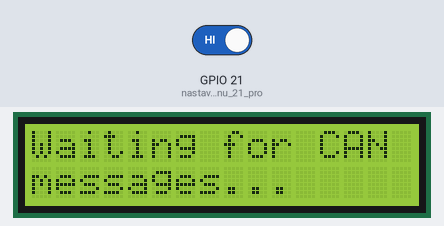
The sketch below on a simulated ESP32. Parts: 16×2 character LCD. The test bench sets the inputs (shaded band); at power-on: GPIO 21 (nastavení_pinu_21_pro) HIGH. What the sketch prints to the serial monitor is not drawn.

Above: at 1.2 s.
1.3 s: GPIO 21 (nastavení_pinu_21_pro) driven LOW
At 2.3 s:
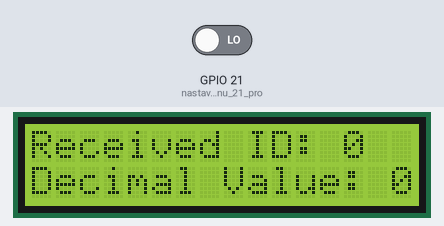
4.3 s: GPIO 21 (nastavení_pinu_21_pro) driven HIGH
At 5.1 s:
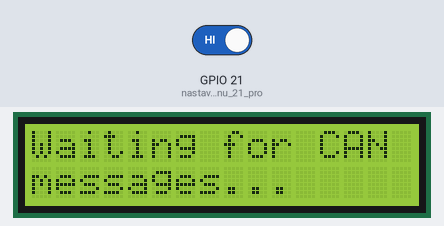
7.3 s: GPIO 21 (nastavení_pinu_21_pro) driven LOW
At 8.3 s:
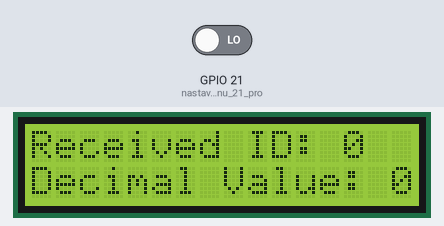
10.3 s: GPIO 21 (nastavení_pinu_21_pro) driven HIGH
At 11.1 s:
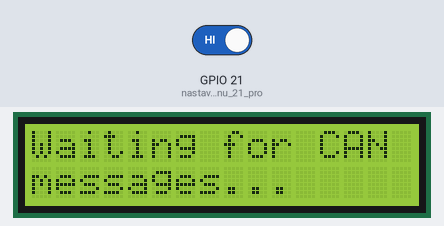
13.3 s: GPIO 21 (nastavení_pinu_21_pro) driven LOW
At 14.2 s:
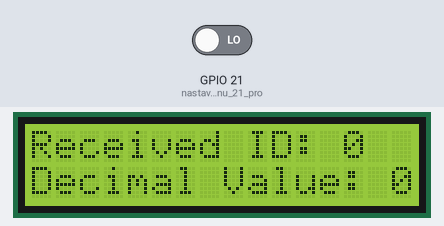
16.3 s: GPIO 21 (nastavení_pinu_21_pro) driven HIGH
At 17.1 s:
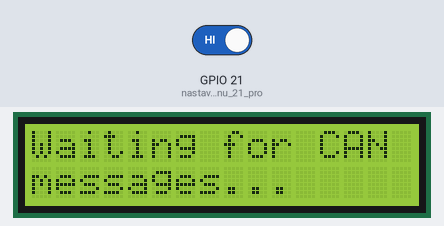
Timing chart, 0 to 19.3 s (numbered marks = the images above; inputs shaded):
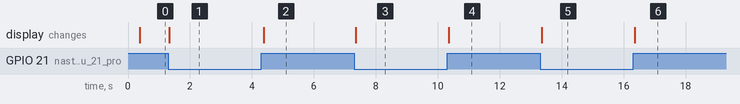

The sketch:

sketch_oct8a_copy_20231024221430.ino
```cpp
#include <mcp_can.h>
#include <SPI.h>
#include <Wire.h>
#include <LiquidCrystal_I2C.h>
#define I2C_ADDR 0x27 // I2C adresa displeje, může být odlišná v závislosti na vašem displeji
#define SDA_PIN 26    // SDA pin, můžete změnit podle potřeby
#define SCL_PIN 27    // SCL pin, můžete změnit podle potřeby


long unsigned int rxId;
unsigned char len = 0;
unsigned char rxBuf[8];
MCP_CAN CAN0(5);  // nastavit CS k pinu 5
LiquidCrystal_I2C lcd(I2C_ADDR, 16, 2); //LiquidCrystal_I2C lcd(0x27, 16, 2);   I2C adresa 0x27, 16 sloupců a 2 řádky

void setup() {
  Serial.begin(115200);
  Wire.begin(SDA_PIN, SCL_PIN);
  lcd.begin(16, 2);
  lcd.backlight();
  // init can bus: baudrate = 500k
  if (CAN0.begin(MCP_STDEXT, CAN_500KBPS, MCP_8MHZ) == CAN_OK) {
    Serial.println("can init ok!!");
  } else {
    Serial.println("Can init fail!!");
    while (1);
    lcd.setCursor(0, 0);
    lcd.print("Hello, ESP32!");
  }

  pinMode(21, INPUT); // nastavení pinu 21 pro /INT vstup
  Serial.println("MCP2515 Library Receive Example...");

 /* lcd.init();                      // Inicializace LCD displeje
  lcd.backlight();                 // Zapnutí podsvícení*/
}

void loop() {
  if (!digitalRead(21)) { // Jestli pin 21 je low, čtení informací z bufferu

    CAN0.readMsgBuf(&rxId, &len, rxBuf); // čtení informací: rxId = ID, len = délka dat, rxBuf = data bytes
    Serial.print("ID: ");
    Serial.print(rxId, HEX);
    Serial.print("  Data: ");
    for (int i = 0; i < len; i++) { // Tisk každého bytu dat
      if (rxBuf[i] < 0x10) { // Jestli je byte dat míň než 0x10, přidat nulu před
        Serial.print("0");
      }
      Serial.print(rxBuf[i], HEX);
      Serial.print(" ");
    }
    Serial.println();

    // Převedení prvního bytu dat na desítkovou soustavu
    int decimalValue = rxBuf[0];

    // Zobrazení hodnoty na LCD displeji
    lcd.clear();
    lcd.setCursor(0, 0);
    lcd.print("Received ID: ");
    lcd.print(rxId, HEX);
    lcd.setCursor(0, 1);
    lcd.print("Decimal Value: ");
    lcd.print(decimalValue);
  }
  else {
    // Pokud nebyla přijata žádná zpráva, zobrazíme statický text na displeji
    Serial.println("none");
    lcd.clear();
    lcd.setCursor(0, 0);
    lcd.print("Waiting for CAN");
    lcd.setCursor(0, 1);
    lcd.print("messages...");
  }
}
```

Measured:
- after the input at 1.3 s, the display: changes at once (image 1)
- after the input at 4.3 s, the display: changes after 0.08 s (image 2)
- after the input at 7.3 s, the display: changes at once (image 3)
- after the input at 10.3 s, the display: changes after 0.06 s (image 4)
- after the input at 13.3 s, the display: changes after 0.05 s (image 5)
- after the input at 16.3 s, the display: changes after 0.06 s (image 6)
